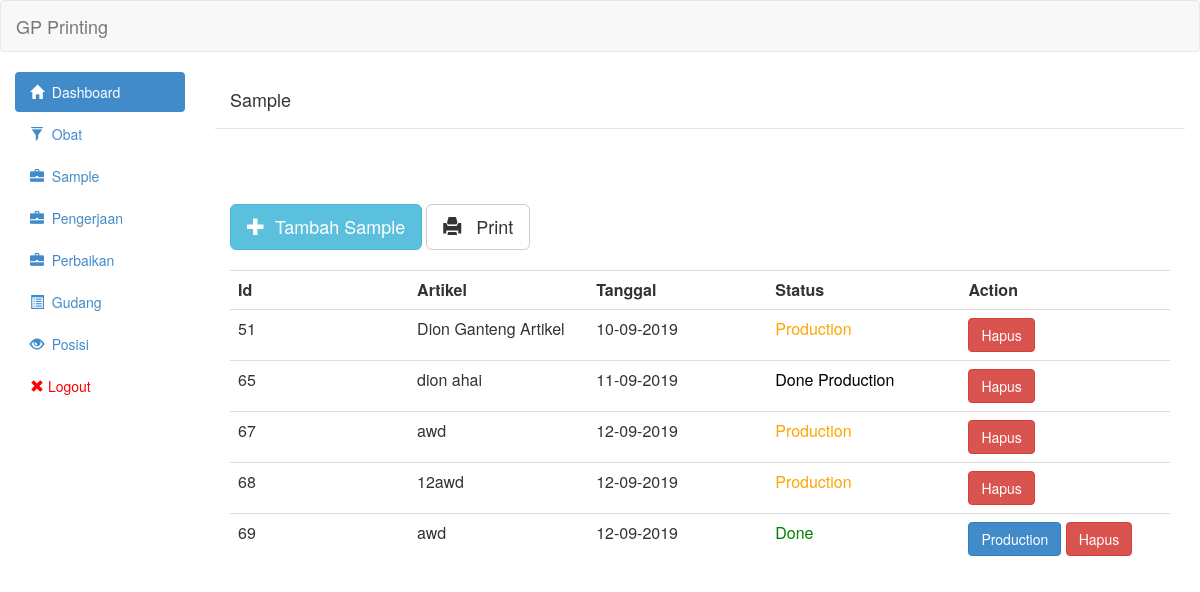
The app's page /view/sample.php (signed in), older data.
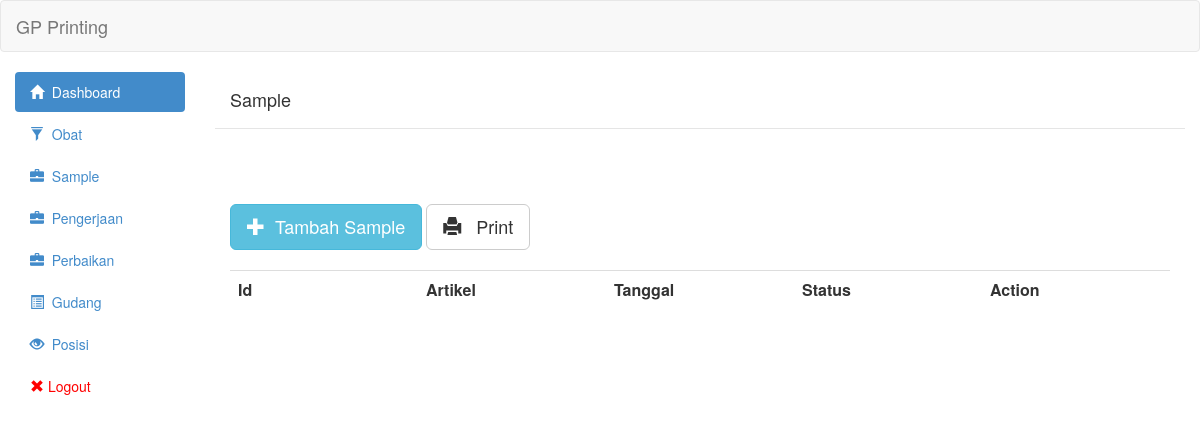
The same page, newer data.
### tables this page shows
CREATE TABLE `sample` (
  `id` int(11) NOT NULL,
  `artikel` varchar(255) NOT NULL,
  `nomor_po` varchar(30) NOT NULL,
  `tgl` date NOT NULL,
  `tgl_selesai` date DEFAULT NULL,
  `tgl_naik_bahan` date DEFAULT NULL,
  `status` tinyint(1) NOT NULL DEFAULT 0,
  `biaya` int(11) NOT NULL
);

### controller/sample/sample_show.php (the view, shortened to what this page needs)
<?php
	include('../controller/config/linken.php');
	include('../controller/config/asset.php');
	$queryGetSample = "SELECT sample.id,sample.artikel,sample.status,sample.tgl,sample.nomor_po FROM sample ORDER BY sample.id ASC";
	$resultGetSample = mysqli_query($link,$queryGetSample) or die(mysqli_error($link));
	 echo "<table class='table table-hover'><tr>
                        <th class='col-md-1'>Id</th>
                        <th class='col-md-1'>Artikel</th>
                        <th class='col-md-1'>Tanggal</th>
						<th class='col-md-1'>Status</th>
                        <th class='col-md-1'>Action</th>
                        </tr>";
	while($row = mysqli_fetch_assoc($resultGetSample)){
	?>
                            <tr onclick='AjaxGetDetailSample(<?php echo $row["id"]?>)'>
								<td><?php echo $row['id']?></td>
                                <td><?php echo $row['artikel']?></td>
                                <td><?php echo formatTgl($row['tgl']);?></td>
								<td><?php if($row['status']==1){
									echo "<span style='color:blue'>On-Going</span>";
									}else if($row['status']==2){
										echo "<span style='color:green'>Done</span>";
									}else if($row['status']==3){
										echo "<span style='color:orange'>Production</span>";
									}
									else if($row['status']==4){
										echo "<span style='color:black'>Done Production</span>";
									}
									else{
										echo "<span style='color:red'>Idle</span>";
									}
								;?></td><td>
                                <?php
                                if($row['status']==0){ ?>
                                <button onclick="ChangeStatus(<?php echo $row["id"]?>,1,'<?php echo $row["nomor_po"];?>')" class="btn btn-warning">Kerjakan</button>
								<?php }
								else if($row['status']==1){?>
								<button onclick="ChangeStatus(<?php echo $row["id"]?>,2,'<?php echo $row["nomor_po"];?>')" class="btn btn-success">Done</button>  <?php
								}
								else if($row['status']==2){?>
									<button onclick="ChangeStatus(<?php echo $row["id"]?>,3,'<?php echo $row["nomor_po"];?>')" class="btn btn-primary">Production</button>  <?php
									}
									?>
                                <a class='btn btn-danger' href='controller/sample/sample_delete.php?id="<?php echo $row["id"];?>"'>Hapus</a></td>
                            </tr>
<?php
	}
	echo "</table>";
	function formatTgl($tgl){
		$tglArray = explode("-",$tgl);
		return $tglArray[2]."-".$tglArray[1]."-".$tglArray[0];
	  }
	?>

Row changes from the older to the newer data that the page shows:
removed sample: id "51", artikel "Dion Ganteng Artikel", tgl "10-09-2019", status "Production"
removed sample: id "65", artikel "dion ahai", tgl "11-09-2019", status "Done Production"
removed sample: id "67", artikel "awd", tgl "12-09-2019", status "Production"
removed sample: id "68", artikel "12awd", tgl "12-09-2019", status "Production"
removed sample: id "69", artikel "awd", tgl "12-09-2019", status "Done"
